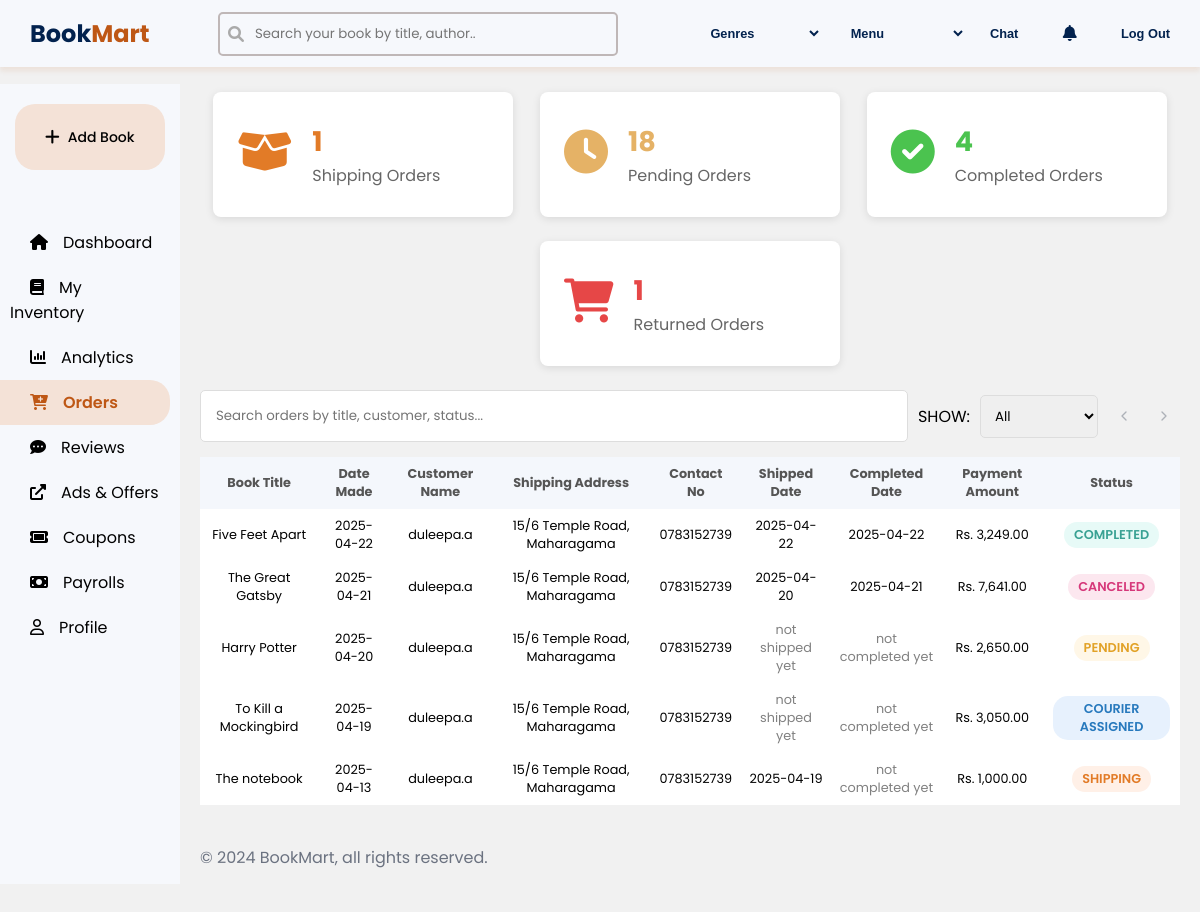
Page /public/BookstoreController/orders (signed in) on the committed database.
### tables this page shows
CREATE TABLE `orders` (
  `order_id` int(11) NOT NULL,
  `buyer_id` int(11) DEFAULT NULL,
  `book_id` int(11) DEFAULT NULL,
  `seller_id` int(11) DEFAULT NULL,
  `order_status` enum('pending','shipping','completed','reviewed','canceled') DEFAULT 'pending',
  `payment_status` enum('successful','failed','refunded') DEFAULT NULL,
  `payment_method` varchar(50) DEFAULT NULL,
  `quanitity` int(11) DEFAULT NULL,
  `delivery_fee` decimal(10,2) DEFAULT NULL,
  `discount_applied` decimal(10,2) DEFAULT NULL,
  `total_amount` decimal(10,2) DEFAULT NULL,
  `pickup_location` varchar(150) NOT NULL,
  `estimate_distance` float NOT NULL,
  `shipping_address` text DEFAULT NULL,
  `province` text DEFAULT NULL,
  `district` text DEFAULT NULL,
  `city` text DEFAULT NULL,
  `created_on` datetime DEFAULT current_timestamp(),
  `shipped_date` datetime DEFAULT NULL,
  `completed_date` datetime DEFAULT NULL,
  `canceled_date` datetime DEFAULT NULL,
  `courier_id` int(11) DEFAULT NULL,
  `pinCode` int(11) NOT NULL
);

CREATE TABLE `book` (
  `id` int(11) NOT NULL,
  `seller_id` int(11) DEFAULT NULL,
  `title` varchar(255) NOT NULL,
  `ISBN` varchar(50) NOT NULL,
  `author` varchar(255) NOT NULL,
  `genre` enum('children','crime','education','fantasy','fiction','history','horror','mystery','non-fiction','romance','short-story','sci-fi') NOT NULL,
  `publisher` varchar(100) NOT NULL,
  `language` varchar(100) NOT NULL DEFAULT 'English',
  `cover_image` varchar(100) NOT NULL,
  `price` decimal(10,2) NOT NULL,
  `discount` decimal(10,2) NOT NULL DEFAULT 0.00,
  `quantity` int(11) NOT NULL,
  `book_condition` enum('new','like-new','very-good','good','acceptable','poor') NOT NULL,
  `description` text DEFAULT NULL,
  `status` enum('available','removed','auction') NOT NULL DEFAULT 'available',
  `created_at` timestamp NOT NULL DEFAULT current_timestamp()
);

CREATE TABLE `user` (
  `ID` int(10) NOT NULL,
  `username` varchar(100) NOT NULL,
  `email` varchar(100) NOT NULL,
  `password` varchar(100) NOT NULL,
  `role` enum('buyer','bookSeller','bookStore','courier','admin') NOT NULL,
  `createdAt` date NOT NULL DEFAULT current_timestamp(),
  `active_status` enum('active','inactive') NOT NULL DEFAULT 'active'
);

CREATE TABLE `buyer` (
  `id` int(11) NOT NULL,
  `user_id` int(11) DEFAULT NULL,
  `full_name` varchar(255) NOT NULL,
  `gender` enum('male','female') NOT NULL,
  `dob` date DEFAULT NULL,
  `phone_number` varchar(20) DEFAULT NULL,
  `street_address` varchar(255) DEFAULT NULL,
  `city` varchar(100) DEFAULT NULL,
  `district` varchar(100) DEFAULT NULL,
  `province` varchar(100) DEFAULT NULL,
  `payment_method` varchar(255) DEFAULT NULL
);

### app/controllers/BookstoreController.php (called while the page is built, shortened)
<?php
class BookstoreController extends Controller{
    public function orders() {
        $currentPage = isset($_GET['page']) ? (int)$_GET['page'] : 1;
        $limit = 5;
        $offset = ($currentPage - 1) * $limit;
        $filterStatus = isset($_GET['status']) ? $_GET['status'] : 'all';
        $orderModel = new Order();
        $userModel = new UserModel();
        $buyerModel = new BuyerModel();
        $bookModel = new BookModel();
        $orderModel->setLimit($limit);
        $orderModel->setOffset($offset);
        $baseConditions = ['seller_id' => $_SESSION['user_id']];
        $count = $orderModel->getOrderStatusCountsBySeller($_SESSION['user_id']);
        $allOrders = $orderModel->where($baseConditions);
        $totalOrders = $orderModel->count($baseConditions);
        if ($allOrders) {
            foreach ($allOrders as $order) {
                $user = $userModel->first(['id' => $order->buyer_id]);
                $buyer = $buyerModel->first(['user_id' => $order->buyer_id]);
                $order->buyer_name = $user->username ?? 'Unknown';
                $order->buyer_contact = $buyer->phone_number ?? 'N/A';
                $order->book = $bookModel->first(['id' => $order->book_id]);
            }
        }
        $totalPages = ceil($totalOrders / $limit);
        $this->view('bookstoreOrders', [
            'orders' => $allOrders,
            'count' => $count,
            'currentPage' => $currentPage,
            'totalPages' => $totalPages,
            'filterStatus' => $filterStatus
        ]);
    }
}

### public/index.php (called while the page is built, shortened)
<?php
require "../app/core/init.php";
$app = new App;
$app->loadController();

### app/core/init.php (called while the page is built, shortened)
<?php
spl_autoload_register(function($classname){
    $filename = "../app/models/".ucfirst($classname). ".php";
});
require 'Database.php';

### app/core/Database.php (called while the page is built, shortened)
<?php
Trait Database{
    private $pdo;
    protected function connect() {
        if (!$this->pdo) {
            $string = "mysql:hostname=" . DBHOST . ";dbname=" . DBNAME;
            $this->pdo = new PDO($string, DBUSER, DBPASS);
        }
        return $this->pdo;
    }
    public function query($query,$data = []){
        $conn = $this->connect();
        $stm=$conn->prepare($query);
        $check = $stm->execute($data);
        if($check){
            $result = $stm->fetchAll(PDO::FETCH_OBJ);
            if(is_array($result) && count($result)){
                return $result;
            }
        }
        return false;
    }
}

### app/models/Order.php (called while the page is built, shortened)
<?php
class Order {
    protected $table = 'orders';
    public function getOrderStatusCountsBySeller($sellerId){
        $query = "
            SELECT
                CASE
                    WHEN order_status IN ('completed', 'reviewed') THEN 'completed'
                    ELSE order_status
                END AS status_group,
                COUNT(*) AS count
            FROM orders
            WHERE seller_id = :seller_id
            GROUP BY status_group
        ";
        $result = $this->query($query, ['seller_id' => $sellerId]);
        $counts = [
            'pending' => 0,
            'shipping' => 0,
            'canceled' => 0,
            'completed' => 0,
        ];
        if($result){
            foreach ($result as $row) {
                $counts[$row->status_group] = $row->count;
            }
        }
        return $counts;
    }
    public function count($order_status = null) {
        if ($order_status) {
            $query = "SELECT COUNT(*) as total FROM {$this->table} WHERE order_status = :order_status";
            $result = $this->query($query, [':order_status' => $order_status]);
        } else {
            $query = "SELECT COUNT(*) as total FROM {$this->table}";
            $result = $this->query($query);
        }
        return $result[0]->total ?? 0;
    }
}

### app/core/Model.php (called while the page is built, shortened)
<?php
Trait Model{
    protected $limit = 10;
    protected $offset ='0';
    protected $order_column = "id";
    protected $order_type = "desc";
    public function setLimit($limit) {
        $this->limit = $limit;
    }
    public function setOffset($offset) {
        $this->offset = $offset;
    }
    public function first($data,$data_not = []){
        $keys = array_keys($data);
        $query="SELECT * FROM $this->table WHERE ";
        foreach($keys as $key){
            $query .= $key . "=:" .$key . " && ";
        }
        $query =trim($query," && ");
        $query .=" limit $this->limit offset $this->offset" ;
        $data = array_merge($data,$data_not);
        $result = $this->query($query,$data);
        if($result)
            return $result[0];
        return false;
    }
    public function where($data,$data_not = []){
        $keys = array_keys($data);
        $query="SELECT * FROM $this->table WHERE ";
        foreach($keys as $key){
            $query .= $key . "=:" .$key . " && ";
        }
        $query =trim($query," && "). " ";
        $query .="order by $this->order_column $this->order_type limit $this->limit offset $this->offset" ;
        $data = array_merge($data,$data_not);
        return $this->query($query,$data);
    }
}

### app/views/bookstoreOrders.view.php (the view, shortened to what this page needs)
<!DOCTYPE html>
<html lang="en">
<head>
    <link rel="stylesheet" href="<?= ROOT ?>/assets/CSS/bookstoreInventory.css">
    <link rel="stylesheet" href="https://cdnjs.cloudflare.com/ajax/libs/font-awesome/6.0.0-beta3/css/all.min.css">
</head>
<body>
    <?php include 'secondaryNavBar.view.php'; ?>
     <?php include 'commonSidebar.view.php'; ?>
    <div class="container">
            <div class="order-stats-container">
                <div class="stat-card">
                    <div class="stat-icon accepted">
                    <i class="fas fa-box-open fa-lg"></i>
                    </div>
                    <div class="stat-content">
                    <h3 class="accepted"><?= htmlspecialchars($count['shipping']) ?></h3>
                    <p>Shipping Orders</p>
                    </div>
                </div>
                <div class="stat-card">
                    <div class="stat-icon pending">
                    <i class="fas fa-clock fa-lg"></i>
                    </div>
                    <div class="stat-content">
                    <h3 class="pending"><?= htmlspecialchars($count['pending']) ?></h3>
                    <p>Pending Orders</p>
                    </div>
                </div>
                <div class="stat-card">
                    <div class="stat-icon completed">
                    <i class="fas fa-check-circle fa-lg"></i>
                    </div>
                    <div class="stat-content">
                    <h3 class="completed"><?= htmlspecialchars($count['completed']) ?></h3>
                    <p>Completed Orders</p>
                    </div>
                </div>
                <div class="stat-card">
                    <div class="stat-icon returned">
                    <i class="fas fa-shopping-cart fa-lg"></i>
                    </div>
                    <div class="stat-content">
                    <h3 class="returned"><?= htmlspecialchars($count['canceled'] )?></h3>
                    <p>Returned Orders</p>
                    </div>
                </div>
            </div>
            <div class="inventory-toolbar">
                <input type="text" placeholder="Search orders by title, customer, status..." class="inventory-search-bar">
                <div class="filter">
                    <label for="status-filter">SHOW:</label>
                    <select id="status-filter" class="status-filter">
                        <option value="all" <?= $filterStatus === 'all' ? 'selected' : '' ?>>All</option>
                    </select>
                </div>
               <div class="pagination">
                <div class="pagination-item pagination-arrow <?= $currentPage <= 1 ? 'disabled' : '' ?>">
                    <?php if ($currentPage > 1): ?>
                        <a href="?page=<?= $currentPage - 1 ?>&status=<?= urlencode($filterStatus) ?>">
                            <svg xmlns="http://www.w3.org/2000/svg" width="16" height="16" viewBox="0 0 24 24" fill="none"
                                stroke="currentColor" stroke-width="2" stroke-linecap="round" stroke-linejoin="round">
                                <polyline points="15 18 9 12 15 6"></polyline>
                            </svg>
                        </a>
                    <?php else: ?>
                        <svg xmlns="http://www.w3.org/2000/svg" width="16" height="16" viewBox="0 0 24 24" fill="none"
                            stroke="currentColor" stroke-width="2" stroke-linecap="round" stroke-linejoin="round">
                            <polyline points="15 18 9 12 15 6"></polyline>
                        </svg>
                    <?php endif; ?>
                </div>
                <div class="pagination-item pagination-arrow <?= $currentPage >= $totalPages ? 'disabled' : '' ?>">
                    <?php if ($currentPage < $totalPages): ?>
                        <a href="?page=<?= $currentPage + 1 ?>&status=<?= urlencode($filterStatus) ?>">
                            <svg xmlns="http://www.w3.org/2000/svg" width="16" height="16" viewBox="0 0 24 24" fill="none"
                                stroke="currentColor" stroke-width="2" stroke-linecap="round" stroke-linejoin="round">
                                <polyline points="9 18 15 12 9 6"></polyline>
                            </svg>
                        </a>
                    <?php else: ?>
                        <svg xmlns="http://www.w3.org/2000/svg" width="16" height="16" viewBox="0 0 24 24" fill="none"
                            stroke="currentColor" stroke-width="2" stroke-linecap="round" stroke-linejoin="round">
                            <polyline points="9 18 15 12 9 6"></polyline>
                        </svg>
                    <?php endif; ?>
                </div>
            </div>
            </div>
            <?php if (!empty($orders)): ?>
            <table class="inventory-table">
                <thead>
                    <tr>
                        <th>Book Title</th>
                        <th>Date Made</th>
                        <th>Customer Name</th>
                        <th>Shipping Address</th>
                        <th>Contact No</th>
                        <th>Shipped Date</th>
                        <th>Completed Date</th>
                        <th>Payment Amount</th>
                        <th>Status</th>
                    </tr>
                </thead>
                <tbody>
                        <?php foreach ($orders as $order): ?>
                            <tr class="order-row" data-orderid="<?= $order->order_id ?>"
                            >
                                <td><?= htmlspecialchars($order->book->title) ?></td>
                                <td><?= date('Y-m-d', strtotime($order->created_on)) ?></td>
                                <td><?= htmlspecialchars($order->buyer_name) ?></td>
                                <td><?= htmlspecialchars($order->shipping_address) ?></td>
                                <td><?= htmlspecialchars($order->buyer_contact) ?></td>
                                <td class ="<?= $order->shipped_date ? : 'not-yet'  ?>"><?= $order->shipped_date ? date('Y-m-d', strtotime($order->shipped_date)) : 'not shipped yet' ?></td>
                                <td class ="<?= $order->completed_date ? : 'not-yet'  ?>"><?= $order->completed_date ? date('Y-m-d', strtotime($order->completed_date)) : 'not completed yet' ?></td>
                                <td>Rs. <?= number_format($order->total_amount, 2) ?></td>
                                <?php if($order->order_status == 'pending' && !empty($order->courier_id)){
                                        $order->order_status = "courier assigned";
                                    }
                                    switch($order->order_status){
                                        case 'pending' :
                                            $order->class = "tag-yellow";
                                            break;
                                        case 'shipping' :
                                            $order->class = "tag-orange";
                                            break;
                                        case 'canceled' :
                                            $order->class = "tag-red";
                                            break;
                                        case 'courier assigned' :
                                            $order->class = "tag-blue";
                                            break;
                                        case 'completed' :
                                            $order-> class = "tag-green";
                                            break;
                                    }
                                    ?>
                                <td>
                                    <span class="tag <?= $order->class?>"><?= ($order->order_status) ?></span>
                                </td>
                            </tr>
                        <?php endforeach; ?>
                </tbody>
            </table>
            <?php else: ?>
                        <div class="message-div">No orders found.</div>
            <?php endif; ?>
    </div>
    <footer class="small-footer">
            <p>&copy; 2024 BookMart, all rights reserved.</p>
        </footer>
</body>
</html>

### rows in the picture
orders: book.title "Five Feet Apart", created_on "2025-04-22", buyer.username "duleepa.a", shipping_address "15/6 Temple Road, Maharagama", shipped_date "2025-04-22", completed_date "2025-04-22", total_amount "3,249.00", order_status "COMPLETED"
buyer: phone_number "0783152739"
orders: book.title "The Great Gatsby", created_on "2025-04-21", buyer.username "duleepa.a", shipping_address "15/6 Temple Road, Maharagama", shipped_date "2025-04-20", completed_date "2025-04-21", total_amount "7,641.00", order_status "CANCELED"
orders: book.title "Harry Potter", created_on "2025-04-20", buyer.username "duleepa.a", shipping_address "15/6 Temple Road, Maharagama", shows "not shipped yet", shows "not completed yet", total_amount "2,650.00", order_status "PENDING"
orders: book.title "To Kill a Mockingbird", created_on "2025-04-19", buyer.username "duleepa.a", shipping_address "15/6 Temple Road, Maharagama", shows "not shipped yet", shows "not completed yet", total_amount "3,050.00", order_status "COURIER ASSIGNED"
orders: book.title "The notebook", created_on "2025-04-13", buyer.username "duleepa.a", shipping_address "15/6 Temple Road, Maharagama", shipped_date "2025-04-19", shows "not completed yet", total_amount "1,000.00", order_status "SHIPPING"

### other values in the picture
$count['shipping'] "1"
$count['pending'] "18"
$count['completed'] "4"
$count['canceled'] "1"
